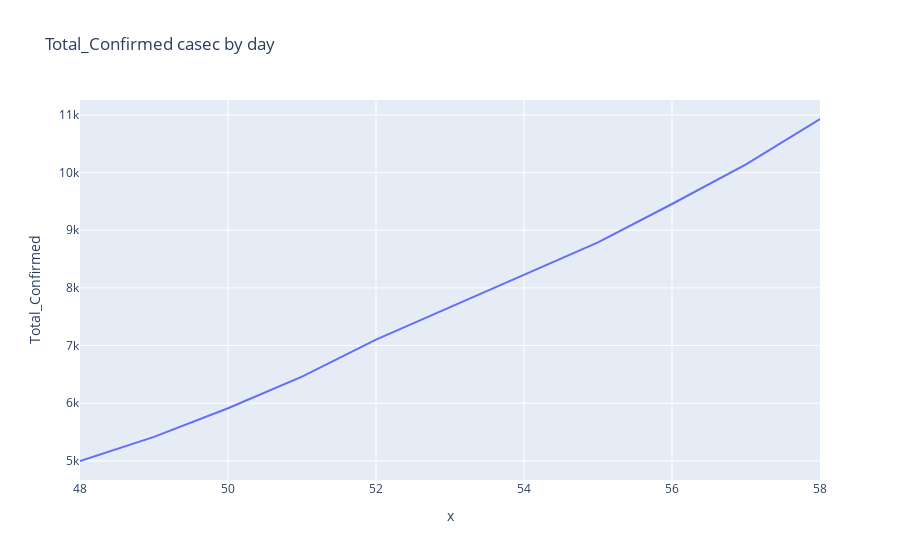

Notebook source saved alongside this figure:
### Code cell
import plotly.express as px

fig = px.line(test,x=test.index,y="Total_Confirmed" ,title='Total_Confirmed casec by day')
fig.show()

### Figure 1 — Plotly figure (JSON) as saved in the notebook; plotly's stock layout.template omitted (floating-point values rounded to 4 significant figures)
{"data": [{"hoverlabel": {"namelength": 0}, "hovertemplate": "x=%{x}<br>Total_Confirmed=%{y}", "legendgroup": "", "line": {"color": "#636efa", "dash": "solid"}, "mode": "lines", "name": "", "showlegend": false, "type": "scatter", "x": [48, 49, 50, 51, 52, 53, 54, 55, 56, 57, 58], "xaxis": "x", "y": [4998, 5416, 5913, 6462, 7103, 7667, 8238, 8790, 9455, 10143, 10929], "yaxis": "y"}], "layout": {"legend": {"tracegroupgap": 0}, "title": {"text": "Total_Confirmed casec by day"}, "xaxis": {"anchor": "y", "domain": [0, 1], "title": {"text": "x"}}, "yaxis": {"anchor": "x", "domain": [0, 1], "title": {"text": "Total_Confirmed"}}}}
